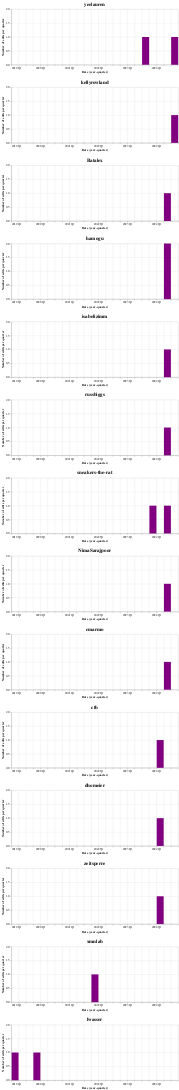

Write notebook code for a chart like this one.
### Code cell
charts = [
    alt.Chart(edits.loc[edits.editor == editor])
    .mark_bar(color="purple")
    .encode(
        x=alt.X("yearquarter(Date):T"),
        y=alt.Y("count(package_name)", title="Number of edits per quarter"),
        tooltip=["yearquarter(Date)", "count(package_name)"],
    )
    .properties(
        title=alt.TitleParams(text=f"{editor}", fontSize=18),
        width=600,
        height=200,
    )
    for editor in editors
]

full_chart = alt.vconcat(*charts).resolve_scale(x="shared", y="shared")
full_chart.show()

### Figure 1 — Vega-Lite specification as saved in the notebook (floating-point values rounded to 4 significant figures)
{"config": {"view": {"continuousWidth": 300, "continuousHeight": 300}}, "vconcat": [{"data": {"name": "data-907b871942141b4999b851ea4d7b84c4"}, "mark": {"type": "bar", "color": "purple"}, "encoding": {"tooltip": [{"field": "Date", "timeUnit": "yearquarter", "type": "temporal"}, {"aggregate": "count", "field": "package_name", "type": "nominal"}], "x": {"field": "Date", "timeUnit": "yearquarter", "type": "temporal"}, "y": {"aggregate": "count", "field": "package_name", "title": "Number of edits per quarter", "type": "nominal"}}, "height": 200, "title": {"text": "yeelauren", "fontSize": 18}, "width": 600}, {"data": {"name": "data-adbbe7f8e5bb923cb955dd20cbb66767"}, "mark": {"type": "bar", "color": "purple"}, "encoding": {"tooltip": [{"field": "Date", "timeUnit": "yearquarter", "type": "temporal"}, {"aggregate": "count", "field": "package_name", "type": "nominal"}], "x": {"field": "Date", "timeUnit": "yearquarter", "type": "temporal"}, "y": {"aggregate": "count", "field": "package_name", "title": "Number of edits per quarter", "type": "nominal"}}, "height": 200, "title": {"text": "kellyrowland", "fontSize": 18}, "width": 600}, {"data": {"name": "data-a4bd33b090c9df73f07253b6400964bf"}, "mark": {"type": "bar", "color": "purple"}, "encoding": {"tooltip": [{"field": "Date", "timeUnit": "yearquarter", "type": "temporal"}, {"aggregate": "count", "field": "package_name", "type": "nominal"}], "x": {"field": "Date", "timeUnit": "yearquarter", "type": "temporal"}, "y": {"aggregate": "count", "field": "package_name", "title": "Number of edits per quarter", "type": "nominal"}}, "height": 200, "title": {"text": "Batalex", "fontSize": 18}, "width": 600}, {"data": {"name": "data-2342589a46ff50f0f5f1c99acec128f4"}, "mark": {"type": "bar", "color": "purple"}, "encoding": {"tooltip": [{"field": "Date", "timeUnit": "yearquarter", "type": "temporal"}, {"aggregate": "count", "field": "package_name", "type": "nominal"}], "x": {"field": "Date", "timeUnit": "yearquarter", "type": "temporal"}, "y": {"aggregate": "count", "field": "package_name", "title": "Number of edits per quarter", "type": "nominal"}}, "height": 200, "title": {"text": "hamogu", "fontSize": 18}, "width": 600}, {"data": {"name": "data-f4dba97f8d0822696959c56643c5ec38"}, "mark": {"type": "bar", "color": "purple"}, "encoding": {"tooltip": [{"field": "Date", "timeUnit": "yearquarter", "type": "temporal"}, {"aggregate": "count", "field": "package_name", "type": "nominal"}], "x": {"field": "Date", "timeUnit": "yearquarter", "type": "temporal"}, "y": {"aggregate": "count", "field": "package_name", "title": "Number of edits per quarter", "type": "nominal"}}, "height": 200, "title": {"text": "isabelizimm", "fontSize": 18}, "width": 600}, {"data": {"name": "data-3d3300090572fc4b0e21fca886e269ff"}, "mark": {"type": "bar", "color": "purple"}, "encoding": {"tooltip": [{"field": "Date", "timeUnit": "yearquarter", "type": "temporal"}, {"aggregate": "count", "field": "package_name", "type": "nominal"}], "x": {"field": "Date", "timeUnit": "yearquarter", "type": "temporal"}, "y": {"aggregate": "count", "field": "package_name", "title": "Number of edits per quarter", "type": "nominal"}}, "height": 200, "title": {"text": "russbiggs", "fontSize": 18}, "width": 600}, {"data": {"name": "data-f8e7c718e9801e1970f336c3c79cabde"}, "mark": {"type": "bar", "color": "purple"}, "encoding": {"tooltip": [{"field": "Date", "timeUnit": "yearquarter", "type": "temporal"}, {"aggregate": "count", "field": "package_name", "type": "nominal"}], "x": {"field": "Date", "timeUnit": "yearquarter", "type": "temporal"}, "y": {"aggregate": "count", "field": "package_name", "title": "Number of edits per quarter", "type": "nominal"}}, "height": 200, "title": {"text": "sneakers-the-rat", "fontSize": 18}, "width": 600}, {"data": {"name": "data-53b02df63da74c17b8c3d4afc3f980ca"}, "mark": {"type": "bar", "color": "purple"}, "encoding": {"tooltip": [{"field": "Date", "timeUnit": "yearquarter", "type": "temporal"}, {"aggregate": "count", "field": "package_name", "type": "nominal"}], "x": {"field": "Date", "timeUnit": "yearquarter", "type": "temporal"}, "y": {"aggregate": "count", "field": "package_name", "title": "Number of edits per quarter", "type": "nominal"}}, "height": 200, "title": {"text": "NimaSarajpoor", "fontSize": 18}, "width": 600}, {"data": {"name": "data-dfdc49b8c6fcda85ad89cf8a046270f6"}, "mark": {"type": "bar", "color": "purple"}, "encoding": {"tooltip": [{"field": "Date", "timeUnit": "yearquarter", "type": "temporal"}, {"aggregate": "count", "field": "package_name", "type": "nominal"}], "x": {"field": "Date", "timeUnit": "yearquarter", "type": "temporal"}, "y": {"aggregate": "count", "field": "package_name", "title": "Number of edits per quarter", "type": "nominal"}}, "height": 200, "title": {"text": "cmarmo", "fontSize": 18}, "width": 600}, {"data": {"name": "data-45ec558d306d8ea029fd22da468531fa"}, "mark": {"type": "bar", "color": "purple"}, "encoding": {"tooltip": [{"field": "Date", "timeUnit": "yearquarter", "type": "temporal"}, {"aggregate": "count", "field": "package_name", "type": "nominal"}], "x": {"field": "Date", "timeUnit": "yearquarter", "type": "temporal"}, "y": {"aggregate": "count", "field": "package_name", "title": "Number of edits per quarter", "type": "nominal"}}, "height": 200, "title": {"text": "ctb", "fontSize": 18}, "width": 600}, {"data": {"name": "data-fd136cc8f1b87b16d4b98ea149bc1707"}, "mark": {"type": "bar", "color": "purple"}, "encoding": {"tooltip": [{"field": "Date", "timeUnit": "yearquarter", "type": "temporal"}, {"aggregate": "count", "field": "package_name", "type": "nominal"}], "x": {"field": "Date", "timeUnit": "yearquarter", "type": "temporal"}, "y": {"aggregate": "count", "field": "package_name", "title": "Number of edits per quarter", "type": "nominal"}}, "height": 200, "title": {"text": "dhomeier", "fontSize": 18}, "width": 600}, {"data": {"name": "data-6db5e42ab421300339526d9a9e19b4cc"}, "mark": {"type": "bar", "color": "purple"}, "encoding": {"tooltip": [{"field": "Date", "timeUnit": "yearquarter", "type": "temporal"}, {"aggregate": "count", "field": "package_name", "type": "nominal"}], "x": {"field": "Date", "timeUnit": "yearquarter", "type": "temporal"}, "y": {"aggregate": "count", "field": "package_name", "title": "Number of edits per quarter", "type": "nominal"}}, "height": 200, "title": {"text": "zeitsperre", "fontSize": 18}, "width": 600}, {"data": {"name": "data-0169db2d058b1af85fcd81a8684cff79"}, "mark": {"type": "bar", "color": "purple"}, "encoding": {"tooltip": [{"field": "Date", "timeUnit": "yearquarter", "type": "temporal"}, {"aggregate": "count", "field": "package_name", "type": "nominal"}], "x": {"field": "Date", "timeUnit": "yearquarter", "type": "temporal"}, "y": {"aggregate": "count", "field": "package_name", "title": "Number of edits per quarter", "type": "nominal"}}, "height": 200, "title": {"text": "xmnlab", "fontSize": 18}, "width": 600}, {"data": {"name": "data-61432286cbf0e2bdf00067b98b0cf3ee"}, "mark": {"type": "bar", "color": "purple"}, "encoding": {"tooltip": [{"field": "Date", "timeUnit": "yearquarter", "type": "temporal"}, {"aggregate": "count", "field": "package_name", "type": "nominal"}], "x": {"field": "Date", "timeUnit": "yearquarter", "type": "temporal"}, "y": {"aggregate": "count", "field": "package_name", "title": "Number of edits per quarter", "type": "nominal"}}, "height": 200, "title": {"text": "lwasser", "fontSize": 18}, "width": 600}], "resolve": {"scale": {"x": "shared", "y": "shared"}}, "$schema": "https://vega.github.io/schema/vega-lite/v5.17.0.json", "datasets": {"data-907b871942141b4999b851ea4d7b84c4": [{"package_name": "BlackMarblePy", "Date": "2024-07-18T14:15:11+00:00", "date_closed": "", "editor": "yeelauren", "labels": ["1/editor-assigned"]}, {"package_name": "GemGIS", "Date": "2023-08-08T07:11:59+00:00", "date_closed": "", "editor": "yeelauren", "labels": ["4/reviews-in-awaiting-changes", "⌛ pending-maintainer-response", "on-hold"]}], "data-adbbe7f8e5bb923cb955dd20cbb66767": [{"package_name": "MontePy", "Date": "2024-07-01T21:04:05+00:00", "date_closed": "", "editor": "kellyrowland", "labels": ["1/editor-assigned"]}], "data-a4bd33b090c9df73f07253b6400964bf": [{"package_name": "Great Tables", "Date": "2024-06-14T19:55:59+00:00", "date_closed": "", "editor": "Batalex", "labels": ["1/editor-assigned"]}], "data-2342589a46ff50f0f5f1c99acec128f4": [{"package_name": "Stingray", "Date": "2024-06-14T12:59:47+00:00", "date_closed": "", "editor": "hamogu", "labels": ["2/seeking-reviewers", "astropy"]}, {"package_name": "astrodata", "Date": "2024-05-13T23:48:03+00:00", "date_closed": "", "editor": "hamogu", "labels": ["3/reviewers-assigned", "astropy"]}], "data-f4dba97f8d0822696959c56643c5ec38": [{"package_name": "QuadratiK", "Date": "2024-05-13T21:23:44+00:00", "date_closed": "", "editor": "isabelizimm", "labels": ["4/reviews-in-awaiting-changes"]}], "data-3d3300090572fc4b0e21fca886e269ff": [{"package_name": "PyPartMC", "Date": "2024-05-03T18:22:59+00:00", "date_closed": "", "editor": "russbiggs", "labels": ["1/editor-assigned"]}], "data-f8e7c718e9801e1970f336c3c79cabde": [{"package_name": "CyNetDiff", "Date": "2024-04-22T03:28:38+00:00", "date_closed": "", "editor": "sneakers-the-rat", "labels": ["1/editor-assigned"]}, {"package_name": "Plenoptic", "Date": "2023-11-17T20:39:40+00:00", "date_closed": "", "editor": "sneakers-the-rat", "labels": ["3/reviewers-assigned", "⌛ pending-maintainer-response"]}], "data-53b02df63da74c17b8c3d4afc3f980ca": [{"package_name": "AMS", "Date": "2024-04-22T01:37:56+00:00", "date_closed": "", "editor": "NimaSarajpoor", "labels": ["3/reviewers-assigned"]}], "data-dfdc49b8c6fcda85ad89cf8a046270f6": [{"package_name": "pooltool", "Date": "2024-04-15T21:44:43+00:00", "date_closed": "", "editor": "cmarmo", "labels": ["4/reviews-in-awaiting-changes"]}], "data-45ec558d306d8ea029fd22da468531fa": [{"package_name": "plot_phylo", "Date": "2024-02-22T11:55:59+00:00", "date_closed": "", "editor": "ctb", "labels": ["3/reviewers-assigned"]}], "data-fd136cc8f1b87b16d4b98ea149bc1707": [{"package_name": "PetroFit", "Date": "2024-02-16T22:46:47+00:00", "date_closed": "", "editor": "dhomeier", "labels": ["2/seeking-reviewers", "astropy"]}], "data-6db5e42ab421300339526d9a9e19b4cc": [{"package_name": "disdrodb", "Date": "2024-01-18T17:25:28+00:00", "date_closed": "", "editor": "zeitsperre", "labels": ["1/editor-assigned"]}], "data-0169db2d058b1af85fcd81a8684cff79": [{"package_name": "Sevivi", "Date": "2021-12-30T13:55:10+00:00", "date_closed": "2022-09-06T14:18:26+00:00", "editor": "xmnlab", "labels": ["4/reviews-in-awaiting-changes", "⌛ pending-maintainer-response"]}], "data-61432286cbf0e2bdf00067b98b0cf3ee": [{"package_name": "", "Date": "2019-03-22T15:49:42+00:00", "date_closed": "2022-09-01T16:33:11+00:00", "editor": "lwasser", "labels": ["4/reviews-in-awaiting-changes", "topic: data-retrieval", "incomplete-closed-review", "on-hold"]}, {"package_name": "ObsPy", "Date": "2019-12-12T00:42:45+00:00", "date_closed": "2022-09-01T16:38:37+00:00", "editor": "lwasser", "labels": ["0/pre-review-checks", "3/reviewers-assigned", "on-hold"]}]}}
